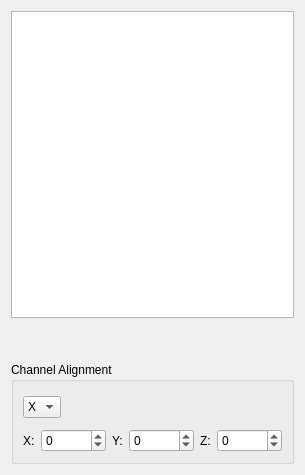
<?xml version="1.0" encoding="UTF-8"?>
<ui version="4.0">
 <class>ChannelExplorer</class>
 <widget class="QWidget" name="ChannelExplorer">
  <property name="geometry">
   <rect>
    <x>0</x>
    <y>0</y>
    <width>297</width>
    <height>475</height>
   </rect>
  </property>
  <property name="windowTitle">
   <string>Channel Explorer</string>
  </property>
  <property name="styleSheet">
   <string notr="true"/>
  </property>
  <layout class="QVBoxLayout" name="verticalLayout_2">
   <item>
    <widget class="CheckableTreeView" name="view">
     <property name="acceptDrops">
      <bool>true</bool>
     </property>
     <property name="styleSheet">
      <string notr="true">QTreeView::indicator {
     width: 15px;
     height: 15px;
 }
QTreeView::indicator:checked {
     image: url(:/espina/show_all.svg);
 } 
QTreeView::indicator:unchecked {
     image: url(:/espina/hide_all.svg);
 } 
</string>
     </property>
     <property name="editTriggers">
      <set>QAbstractItemView::NoEditTriggers</set>
     </property>
     <property name="dragEnabled">
      <bool>true</bool>
     </property>
     <property name="dragDropMode">
      <enum>QAbstractItemView::InternalMove</enum>
     </property>
     <property name="defaultDropAction">
      <enum>Qt::MoveAction</enum>
     </property>
     <property name="selectionMode">
      <enum>QAbstractItemView::ExtendedSelection</enum>
     </property>
     <property name="animated">
      <bool>true</bool>
     </property>
     <attribute name="headerVisible">
      <bool>false</bool>
     </attribute>
    </widget>
   </item>
   <item>
    <layout class="QHBoxLayout" name="horizontalLayout">
     <item>
      <spacer name="horizontalSpacer">
       <property name="orientation">
        <enum>Qt::Horizontal</enum>
       </property>
       <property name="sizeHint" stdset="0">
        <size>
         <width>40</width>
         <height>20</height>
        </size>
       </property>
      </spacer>
     </item>
     <item>
      <widget class="QPushButton" name="showInformation">
       <property name="minimumSize">
        <size>
         <width>32</width>
         <height>32</height>
        </size>
       </property>
       <property name="maximumSize">
        <size>
         <width>32</width>
         <height>32</height>
        </size>
       </property>
       <property name="text">
        <string/>
       </property>
       <property name="iconSize">
        <size>
         <width>22</width>
         <height>22</height>
        </size>
       </property>
       <property name="flat">
        <bool>true</bool>
       </property>
      </widget>
     </item>
     <item>
      <widget class="QPushButton" name="activeChannel">
       <property name="sizePolicy">
        <sizepolicy hsizetype="Fixed" vsizetype="Fixed">
         <horstretch>0</horstretch>
         <verstretch>0</verstretch>
        </sizepolicy>
       </property>
       <property name="minimumSize">
        <size>
         <width>32</width>
         <height>32</height>
        </size>
       </property>
       <property name="maximumSize">
        <size>
         <width>32</width>
         <height>32</height>
        </size>
       </property>
       <property name="baseSize">
        <size>
         <width>32</width>
         <height>32</height>
        </size>
       </property>
       <property name="toolTip">
        <string>Mark selected channel as active channel</string>
       </property>
       <property name="text">
        <string/>
       </property>
       <property name="icon">
        <iconset resource="../../rsc/espina.qrc">
         <normaloff>:/espina/activeChannel.svg</normaloff>:/espina/activeChannel.svg</iconset>
       </property>
       <property name="iconSize">
        <size>
         <width>22</width>
         <height>22</height>
        </size>
       </property>
       <property name="flat">
        <bool>true</bool>
       </property>
      </widget>
     </item>
     <item>
      <widget class="QPushButton" name="channelColor">
       <property name="sizePolicy">
        <sizepolicy hsizetype="Fixed" vsizetype="Fixed">
         <horstretch>0</horstretch>
         <verstretch>0</verstretch>
        </sizepolicy>
       </property>
       <property name="minimumSize">
        <size>
         <width>32</width>
         <height>32</height>
        </size>
       </property>
       <property name="maximumSize">
        <size>
         <width>32</width>
         <height>32</height>
        </size>
       </property>
       <property name="baseSize">
        <size>
         <width>32</width>
         <height>32</height>
        </size>
       </property>
       <property name="toolTip">
        <string>Show Segmentation Information</string>
       </property>
       <property name="text">
        <string/>
       </property>
       <property name="icon">
        <iconset resource="../../rsc/espina.qrc">
         <normaloff>:/espina/rainbow.svg</normaloff>:/espina/rainbow.svg</iconset>
       </property>
       <property name="iconSize">
        <size>
         <width>22</width>
         <height>22</height>
        </size>
       </property>
       <property name="flat">
        <bool>true</bool>
       </property>
      </widget>
     </item>
     <item>
      <widget class="QPushButton" name="unloadChannel">
       <property name="sizePolicy">
        <sizepolicy hsizetype="Fixed" vsizetype="Fixed">
         <horstretch>0</horstretch>
         <verstretch>0</verstretch>
        </sizepolicy>
       </property>
       <property name="minimumSize">
        <size>
         <width>32</width>
         <height>32</height>
        </size>
       </property>
       <property name="maximumSize">
        <size>
         <width>32</width>
         <height>32</height>
        </size>
       </property>
       <property name="baseSize">
        <size>
         <width>32</width>
         <height>32</height>
        </size>
       </property>
       <property name="toolTip">
        <string>Delete selected segmentation</string>
       </property>
       <property name="text">
        <string/>
       </property>
       <property name="icon">
        <iconset resource="../../rsc/espina.qrc">
         <normaloff>:/espina/trash-full.svg</normaloff>:/espina/trash-full.svg</iconset>
       </property>
       <property name="iconSize">
        <size>
         <width>22</width>
         <height>22</height>
        </size>
       </property>
       <property name="flat">
        <bool>true</bool>
       </property>
      </widget>
     </item>
    </layout>
   </item>
   <item>
    <widget class="QGroupBox" name="groupBox">
     <property name="title">
      <string>Channel Alignment</string>
     </property>
     <layout class="QVBoxLayout" name="verticalLayout">
      <item>
       <layout class="QHBoxLayout" name="horizontalLayout_3">
        <item>
         <widget class="QComboBox" name="coordinateSelector">
          <property name="sizePolicy">
           <sizepolicy hsizetype="Preferred" vsizetype="Fixed">
            <horstretch>0</horstretch>
            <verstretch>0</verstretch>
           </sizepolicy>
          </property>
          <property name="maximumSize">
           <size>
            <width>40</width>
            <height>16777215</height>
           </size>
          </property>
          <item>
           <property name="text">
            <string>X</string>
           </property>
          </item>
          <item>
           <property name="text">
            <string>Y</string>
           </property>
          </item>
          <item>
           <property name="text">
            <string>Z</string>
           </property>
          </item>
         </widget>
        </item>
        <item>
         <widget class="QPushButton" name="alignLeft">
          <property name="sizePolicy">
           <sizepolicy hsizetype="Fixed" vsizetype="Fixed">
            <horstretch>0</horstretch>
            <verstretch>0</verstretch>
           </sizepolicy>
          </property>
          <property name="minimumSize">
           <size>
            <width>32</width>
            <height>32</height>
           </size>
          </property>
          <property name="maximumSize">
           <size>
            <width>32</width>
            <height>32</height>
           </size>
          </property>
          <property name="baseSize">
           <size>
            <width>32</width>
            <height>32</height>
           </size>
          </property>
          <property name="toolTip">
           <string>Align Left</string>
          </property>
          <property name="text">
           <string/>
          </property>
          <property name="icon">
           <iconset resource="../../rsc/espina.qrc">
            <normaloff>:/espina/leftIn.png</normaloff>:/espina/leftIn.png</iconset>
          </property>
          <property name="iconSize">
           <size>
            <width>22</width>
            <height>22</height>
           </size>
          </property>
          <property name="flat">
           <bool>true</bool>
          </property>
         </widget>
        </item>
        <item>
         <widget class="QPushButton" name="alignCenter">
          <property name="sizePolicy">
           <sizepolicy hsizetype="Fixed" vsizetype="Fixed">
            <horstretch>0</horstretch>
            <verstretch>0</verstretch>
           </sizepolicy>
          </property>
          <property name="minimumSize">
           <size>
            <width>32</width>
            <height>32</height>
           </size>
          </property>
          <property name="maximumSize">
           <size>
            <width>32</width>
            <height>32</height>
           </size>
          </property>
          <property name="baseSize">
           <size>
            <width>32</width>
            <height>32</height>
           </size>
          </property>
          <property name="toolTip">
           <string>Align Center</string>
          </property>
          <property name="text">
           <string/>
          </property>
          <property name="icon">
           <iconset resource="../../rsc/espina.qrc">
            <normaloff>:/espina/centerIn.png</normaloff>:/espina/centerIn.png</iconset>
          </property>
          <property name="iconSize">
           <size>
            <width>22</width>
            <height>22</height>
           </size>
          </property>
          <property name="flat">
           <bool>true</bool>
          </property>
         </widget>
        </item>
        <item>
         <widget class="QPushButton" name="alignRight">
          <property name="sizePolicy">
           <sizepolicy hsizetype="Fixed" vsizetype="Fixed">
            <horstretch>0</horstretch>
            <verstretch>0</verstretch>
           </sizepolicy>
          </property>
          <property name="minimumSize">
           <size>
            <width>32</width>
            <height>32</height>
           </size>
          </property>
          <property name="maximumSize">
           <size>
            <width>32</width>
            <height>32</height>
           </size>
          </property>
          <property name="baseSize">
           <size>
            <width>32</width>
            <height>32</height>
           </size>
          </property>
          <property name="toolTip">
           <string>Align Right</string>
          </property>
          <property name="text">
           <string/>
          </property>
          <property name="icon">
           <iconset resource="../../rsc/espina.qrc">
            <normaloff>:/espina/rightIn.png</normaloff>:/espina/rightIn.png</iconset>
          </property>
          <property name="iconSize">
           <size>
            <width>22</width>
            <height>22</height>
           </size>
          </property>
          <property name="flat">
           <bool>true</bool>
          </property>
         </widget>
        </item>
        <item>
         <widget class="QPushButton" name="moveLeft">
          <property name="sizePolicy">
           <sizepolicy hsizetype="Fixed" vsizetype="Fixed">
            <horstretch>0</horstretch>
            <verstretch>0</verstretch>
           </sizepolicy>
          </property>
          <property name="minimumSize">
           <size>
            <width>32</width>
            <height>32</height>
           </size>
          </property>
          <property name="maximumSize">
           <size>
            <width>32</width>
            <height>32</height>
           </size>
          </property>
          <property name="baseSize">
           <size>
            <width>32</width>
            <height>32</height>
           </size>
          </property>
          <property name="toolTip">
           <string>Move Left</string>
          </property>
          <property name="text">
           <string/>
          </property>
          <property name="icon">
           <iconset resource="../../rsc/espina.qrc">
            <normaloff>:/espina/leftOut.png</normaloff>:/espina/leftOut.png</iconset>
          </property>
          <property name="iconSize">
           <size>
            <width>22</width>
            <height>22</height>
           </size>
          </property>
          <property name="flat">
           <bool>true</bool>
          </property>
         </widget>
        </item>
        <item>
         <widget class="QPushButton" name="moveRight">
          <property name="sizePolicy">
           <sizepolicy hsizetype="Fixed" vsizetype="Fixed">
            <horstretch>0</horstretch>
            <verstretch>0</verstretch>
           </sizepolicy>
          </property>
          <property name="minimumSize">
           <size>
            <width>32</width>
            <height>32</height>
           </size>
          </property>
          <property name="maximumSize">
           <size>
            <width>32</width>
            <height>32</height>
           </size>
          </property>
          <property name="baseSize">
           <size>
            <width>32</width>
            <height>32</height>
           </size>
          </property>
          <property name="toolTip">
           <string>Move Right</string>
          </property>
          <property name="text">
           <string/>
          </property>
          <property name="icon">
           <iconset resource="../../rsc/espina.qrc">
            <normaloff>:/espina/rightOut.png</normaloff>:/espina/rightOut.png</iconset>
          </property>
          <property name="iconSize">
           <size>
            <width>22</width>
            <height>22</height>
           </size>
          </property>
          <property name="flat">
           <bool>true</bool>
          </property>
         </widget>
        </item>
        <item>
         <spacer name="horizontalSpacer_2">
          <property name="orientation">
           <enum>Qt::Horizontal</enum>
          </property>
          <property name="sizeHint" stdset="0">
           <size>
            <width>40</width>
            <height>20</height>
           </size>
          </property>
         </spacer>
        </item>
       </layout>
      </item>
      <item>
       <layout class="QHBoxLayout" name="horizontalLayout_2">
        <item>
         <widget class="QLabel" name="label">
          <property name="text">
           <string>X:</string>
          </property>
         </widget>
        </item>
        <item>
         <widget class="QSpinBox" name="xPos">
          <property name="minimum">
           <number>-99999</number>
          </property>
          <property name="maximum">
           <number>99999</number>
          </property>
         </widget>
        </item>
        <item>
         <widget class="QLabel" name="label_2">
          <property name="text">
           <string>Y:</string>
          </property>
         </widget>
        </item>
        <item>
         <widget class="QSpinBox" name="yPos">
          <property name="minimum">
           <number>-99999</number>
          </property>
          <property name="maximum">
           <number>99999</number>
          </property>
         </widget>
        </item>
        <item>
         <widget class="QLabel" name="label_3">
          <property name="text">
           <string>Z:</string>
          </property>
         </widget>
        </item>
        <item>
         <widget class="QSpinBox" name="zPos">
          <property name="minimum">
           <number>-99999</number>
          </property>
          <property name="maximum">
           <number>99999</number>
          </property>
         </widget>
        </item>
        <item>
         <spacer name="horizontalSpacer_4">
          <property name="orientation">
           <enum>Qt::Horizontal</enum>
          </property>
          <property name="sizeHint" stdset="0">
           <size>
            <width>40</width>
            <height>20</height>
           </size>
          </property>
         </spacer>
        </item>
       </layout>
      </item>
     </layout>
     <zorder></zorder>
     <zorder></zorder>
    </widget>
   </item>
  </layout>
 </widget>
 <customwidgets>
  <customwidget>
   <class>CheckableTreeView</class>
   <extends>QTreeView</extends>
   <header>GUI/QtWidget/CheckableTreeView.h</header>
  </customwidget>
 </customwidgets>
 <resources>
  <include location="../../rsc/espina.qrc"/>
 </resources>
 <connections/>
</ui>
